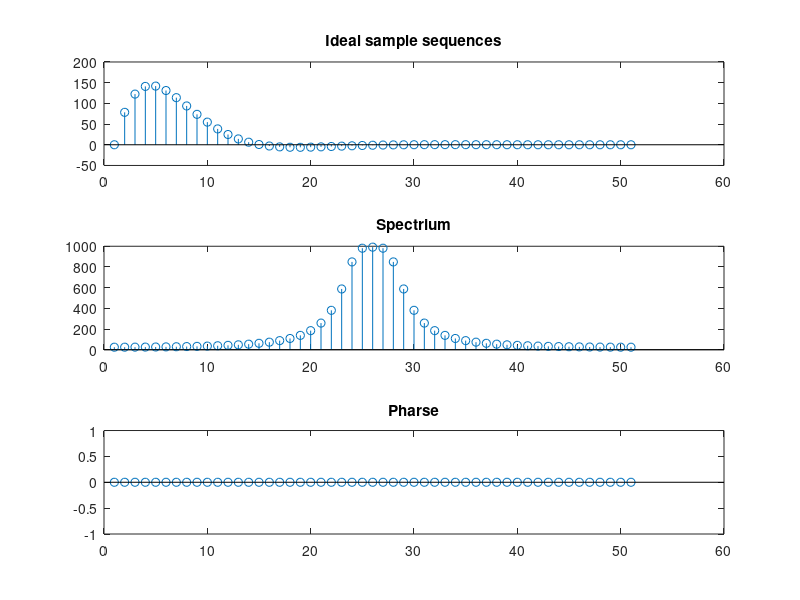
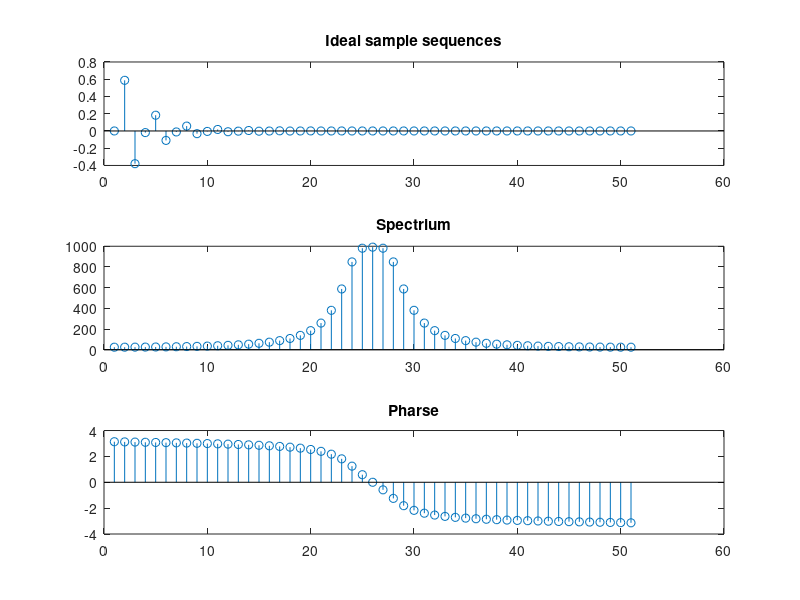

These charts were generated, in order, by the following MATLAB code:
%%%%%%%%%%%%%%%%%%%%%%%%%%%%%%%%%%%%%%%%%%%%%%%55
%%%% Ideal Sample Sequence
%%%%
%%%%             zhaochao
%%%%                2016-7-5
%%%%%%%%%%%%%%%%%%%%%%%%%%%%%%%%%%%%%%%%%%%%%%%%%%%%%%%%%%%%%%%%%%%5


%%%% 1, create a single: x(n), 0 <= n <= 50

n = 0 : 50;
A = 444.128;
a = 50 * sqrt(2.0) * pi;
T = 0.001; % sample rate

w0 = 50 * sqrt(2.0) * pi;
x = A * exp(-a *n * T) .* sin(w0 * n * T); 


% close all;
figure(1);
subplot(3, 1, 1);
stem(x);
title('Ideal sample sequences');


%%%% 2, draw the spectium and pharse of x(n)
k = -25 : 25;
W = (pi / 12.5) * k;

X = x * (exp((-j * 2 * pi) / size(k, 2))) .^ (n'*k); % DFT
magX = abs(X);  % Spectrium

subplot(3, 1, 2);
stem(magX);
title('Spectrium');

angX = angle(magX);  % Pharse
subplot(3, 1, 3);
stem(angX);
title('Pharse');


%%%% 3, change the signal's parameters
%%%%         A = 1, alpha = 0x4, Omega = 2.0734, T = 1

n = 0 : 50;
A = 1;
a = 0.4;
T = 1;

w0 = 2.0734;
x = A * exp(-a * n * T) .* sin(w0 * n * T);


% close all;
figure(2);
subplot(3, 1, 1);
stem(x);
title('Ideal sample sequences');

k = -25 : 25;
W = x * (exp((-j * 2 * pi) / size(k, 2))) .^ (n'*k);

magX = abs(X);
subplot(3, 1, 2);
stem(magX);
title('Spectrium');

angX = angle(X);
subplot(3, 1, 3);
stem(angX); 
title('Pharse');

